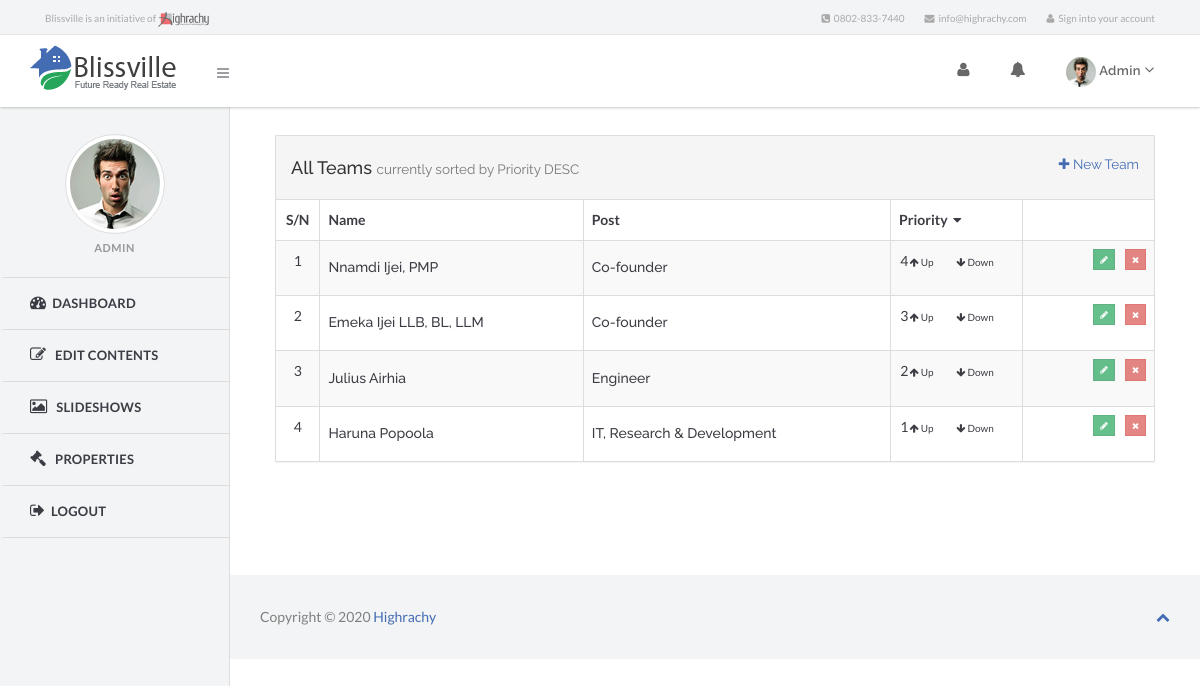
The app's page /admin/team/index.php (signed in) with its own data.
### tables this page shows
CREATE TABLE `teams` (
  `id` int(11) NOT NULL,
  `name` varchar(60) NOT NULL,
  `post` varchar(255) NOT NULL,
  `profile` text NOT NULL,
  `picture` varchar(60) NOT NULL,
  `priority` tinyint(4) NOT NULL DEFAULT '1',
  `created_at` datetime DEFAULT NULL,
  `updated_at` timestamp NULL DEFAULT CURRENT_TIMESTAMP ON UPDATE CURRENT_TIMESTAMP
);

### inc/class/base.class.php (called while the page is built, shortened)
<?php
class Base{
	protected static $results = array();
	public static $table = "";
	public static $rows = 0;
	public static $counter = 0;
	public static function query($query, $save_total_returned_rows = true){
		global $db;
		$results = $db->fetch_all_rows($query);
		return $results;
	}
	public static function affected_rows($query=""){
		global $db;
		if (!empty($query)){
			static::$rows = $db->total_affected_rows($query);
		}
		return static::$rows;
	}
	public static function paginate($limit,$additional_query="",$join_query = ""){
		$items_per_page = $limit;
		if (empty($join_query))
			$query = "SELECT * FROM ". static::$table .$additional_query;
		else
			$query = $join_query . $additional_query;
		$total_returned_rows = static::affected_rows($query);
		$page = new Paginator($total_returned_rows,$items_per_page);
		$generated_pages = $page->generate();
		$start = $page->get_start_position();
		$new_query = $query . " LIMIT $start, $limit";
		$result = static::query($new_query,false);
		static::$counter = $start + 1;
		static::$rows = $total_returned_rows;
		static::$results = $result;
		return $generated_pages;
	}
	public static function get_counter(){
		return static::$counter;
	}
  public static function get_results(){
    return static::$results;
  }
}

### inc/class/database.class.php (called while the page is built, shortened)
<?php
class Database {
private $link_id = 0;
private $query_id = 0;
public function __construct($server, $user, $pass, $database, $pre=''){
	$this->server=$server;
	$this->user=$user;
	$this->pass=$pass;
	$this->database=$database;
	$this->link_id = @mysqli_connect($this->server, $this->user, $this->pass, $this->database);
	if (!$this->link_id) {
		trigger_error('Could not connect to MySQL: ' . mysqli_connect_error());
	} else {
		mysqli_set_charset($this->link_id, 'utf8');
	}
}
public function query($sql) {
	$this->query_id = @mysqli_query($this->link_id,$sql);
	return $this->query_id;
}
protected function fetch_array($query_id=-1) {
	if ($query_id instanceof mysqli_result) {
		$this->query_id=$query_id;
	}
	if (isset($this->query_id)) {
		$record = @mysqli_fetch_assoc($this->query_id);
	}else{
		trigger_error("Invalid Records could not be fetched.");
	}
	return $record;
}
public function fetch_all_rows($sql) {
	$query_id = $this->query($sql);
	$out = array();
	while ($row = $this->fetch_array($query_id)){
		$out[] = $row;
	}
	return $out;
}
protected function free_result($query_id=-1) {
	if ($query_id instanceof mysqli_result) {
		$this->query_id=$query_id;
	}
}
}
?>

### admin/team/index.php (the view, shortened to what this page needs)
<?php
include('../../config.php');
$sort_item = URL::get(Sort::$item_url,Team::$default_sort_item);
$sort_order = URL::get(Sort::$order_url,Team::$default_sort_order);
$sort_text = Sort::current($sort_item,$sort_order);
$additional_query = Sort::get_order_query();
$items_per_page = 10;
$page = Team::paginate($items_per_page,$additional_query);
$teams = Team::get_results();
$count = Team::get_counter();
include(SERVER_DIR.'inc/header.php');
?>
    <section class="right-panel">
      <div class="container-fluid">
            <div class="row">
                <div id="content">
                  <div class="panel panel-default">
                      <div class="panel-heading">
                        <h4>All Teams
                          <small> currently sorted by <?php echo $sort_text ?> </small>
                          <small class="pull-right">
                            <a href="<?php echo URL::display('admin/team/new.php') ?>"><i class="fa fa-plus"></i> New Team</a>
                          </small>
                        </h4>
                      </div>
                      <?php if(!empty($teams)) : ?>
                      <div class="table-responsive">
                        <table class="table table-bordered table-striped table-hover responsive">
                          <thead>
                            <tr>
                              <th style="width:5%;" class="text-center">
                                <?php echo Sort::generate_link('id','S/N') ?>
                              </th>
                              <th style="width:30%;"><?php echo Sort::generate_link('name') ?></th>
                              <th style="width:35%;"><?php echo Sort::generate_link('post') ?></th>
                              <th style="width:15%;"><?php echo Sort::generate_link('priority') ?></th>
                              <th style="width:15%;"></th>
                            </tr>
                          </thead>
                          <tbody>
                             <?php foreach($teams as $team) : extract($team) ?>
                            <tr>
                              <td class="text-center"><?php echo $count++ ?></td>
                              <td><h5><?php echo $name ?></h5></td>
                              <td><h5><?php echo $post ?></h5></td>
                              <td align="center">
                                <?php echo $priority ?>
                              <span class="pull-right">
                                  <a class="small-link tip" href="<?php echo '?id='.$team['id'].'&task=move-up'?>" title="Increase">
                                  <i class="fa fa-arrow-up"></i> Up</a>
                                  <a class="small-link tip" href="<?php echo '?id='.$team['id'].'&task=move-down'?>" title="Decrease">
                                  <i class="fa fa-arrow-down"></i> Down</a>
                              </span>
                              </td>
                              <td class="text-right">
                              <a class="btn btn-danger btn-icon btn-hollow btn-xs tip pull-right" href="<?php URL::display('admin/team/delete.php?team='.$team['id']) ?>" title="Delete Team"><i class="fa fa-times"></i></a>
                              <a class="btn btn-default btn-icon btn-hollow btn-xs tip pull-right" href="<?php URL::display('admin/team/edit.php?team='.$team['id']) ?>" title="Edit Team"><i class="fa fa-pencil"></i></a>
                              </td>
                            </tr>
                            <?php endforeach ?>
                          </tbody>
                        </table>
                      </div>
                      <?php else : echo '<h6>&nbsp;&nbsp;You have no teams in the database.</h6>'; endif ?>
                  </div>
                </div>
            </div>
      </div>
    </section>
<?php
  include(SERVER_DIR.'inc/footer.php');
?>

### records on screen
teams: name "Nnamdi Ijei, PMP", post "Co-founder", priority "4"
teams: name "Emeka Ijei LLB, BL, LLM", post "Co-founder", priority "3"
teams: name "Julius Airhia", post "Engineer", priority "2"
teams: name "Haruna Popoola", post "IT, Research & Development", priority "1"

### other values on screen
$options['email'] "info@highrachy.com"
$options['phone'] "0802-833-7440"
Session::get('name') "Admin"
Session::get('name') "ADMIN"
$sort_text "Priority DESC"
Sort::generate_link('id','S/N') "S/N"
Sort::generate_link('name') "Name"
Sort::generate_link('post') "Post"
Sort::generate_link('priority') "Priority"
Date('Y') "2020"
